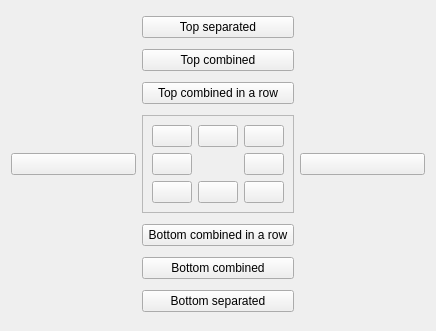
<?xml version="1.0" encoding="UTF-8"?>
<ui version="4.0">
 <class>LegendLayoutChoiceWidget</class>
 <widget class="QWidget" name="LegendLayoutChoiceWidget">
  <property name="geometry">
   <rect>
    <x>0</x>
    <y>0</y>
    <width>436</width>
    <height>331</height>
   </rect>
  </property>
  <property name="windowTitle">
   <string>Form</string>
  </property>
  <layout class="QGridLayout" name="gridLayout_2">
   <item row="2" column="1">
    <widget class="QPushButton" name="topCombinedInRowPushButton">
     <property name="text">
      <string>Top combined in a row</string>
     </property>
    </widget>
   </item>
   <item row="3" column="1">
    <widget class="QFrame" name="frame">
     <property name="frameShape">
      <enum>QFrame::StyledPanel</enum>
     </property>
     <property name="frameShadow">
      <enum>QFrame::Raised</enum>
     </property>
     <layout class="QVBoxLayout" name="verticalLayout">
      <item>
       <layout class="QGridLayout" name="gridLayout">
        <item row="0" column="0">
         <widget class="QPushButton" name="floatingTopLeftPushButton">
          <property name="text">
           <string/>
          </property>
          <property name="checkable">
           <bool>true</bool>
          </property>
         </widget>
        </item>
        <item row="1" column="0">
         <widget class="QPushButton" name="floatingLeftPushButton">
          <property name="text">
           <string/>
          </property>
          <property name="checkable">
           <bool>true</bool>
          </property>
         </widget>
        </item>
        <item row="2" column="0">
         <widget class="QPushButton" name="floatingBottomLeftPushButton">
          <property name="text">
           <string/>
          </property>
          <property name="checkable">
           <bool>true</bool>
          </property>
         </widget>
        </item>
        <item row="0" column="1">
         <widget class="QPushButton" name="floatingTopPushButton">
          <property name="text">
           <string/>
          </property>
          <property name="checkable">
           <bool>true</bool>
          </property>
         </widget>
        </item>
        <item row="2" column="1">
         <widget class="QPushButton" name="floatingBottomPushButton">
          <property name="text">
           <string/>
          </property>
          <property name="checkable">
           <bool>true</bool>
          </property>
         </widget>
        </item>
        <item row="2" column="2">
         <widget class="QPushButton" name="floatingBottomRightPushButton">
          <property name="text">
           <string/>
          </property>
          <property name="checkable">
           <bool>true</bool>
          </property>
         </widget>
        </item>
        <item row="1" column="2">
         <widget class="QPushButton" name="floatingRightPushButton">
          <property name="text">
           <string/>
          </property>
          <property name="checkable">
           <bool>true</bool>
          </property>
         </widget>
        </item>
        <item row="0" column="2">
         <widget class="QPushButton" name="floatingTopRightPushButton">
          <property name="text">
           <string/>
          </property>
          <property name="checkable">
           <bool>true</bool>
          </property>
         </widget>
        </item>
       </layout>
      </item>
     </layout>
    </widget>
   </item>
   <item row="1" column="1">
    <widget class="QPushButton" name="topCombinedPushButton">
     <property name="text">
      <string>Top combined</string>
     </property>
     <property name="checkable">
      <bool>true</bool>
     </property>
    </widget>
   </item>
   <item row="5" column="1">
    <widget class="QPushButton" name="bottomCombinedPushButton">
     <property name="text">
      <string>Bottom combined</string>
     </property>
     <property name="checkable">
      <bool>true</bool>
     </property>
    </widget>
   </item>
   <item row="3" column="2">
    <widget class="QPushButton" name="rightPushButton">
     <property name="text">
      <string/>
     </property>
     <property name="checkable">
      <bool>true</bool>
     </property>
    </widget>
   </item>
   <item row="3" column="0">
    <widget class="QPushButton" name="leftPushButton">
     <property name="text">
      <string/>
     </property>
     <property name="checkable">
      <bool>true</bool>
     </property>
    </widget>
   </item>
   <item row="0" column="1">
    <widget class="QPushButton" name="topSeparatedPushButton">
     <property name="text">
      <string>Top separated</string>
     </property>
     <property name="checkable">
      <bool>true</bool>
     </property>
    </widget>
   </item>
   <item row="6" column="1">
    <widget class="QPushButton" name="bottomSeparatedPushButton">
     <property name="text">
      <string>Bottom separated</string>
     </property>
     <property name="checkable">
      <bool>true</bool>
     </property>
    </widget>
   </item>
   <item row="4" column="1">
    <widget class="QPushButton" name="bottomCombinedInRowPushButton">
     <property name="text">
      <string>Bottom combined in a row</string>
     </property>
    </widget>
   </item>
  </layout>
 </widget>
 <resources/>
 <connections/>
</ui>
